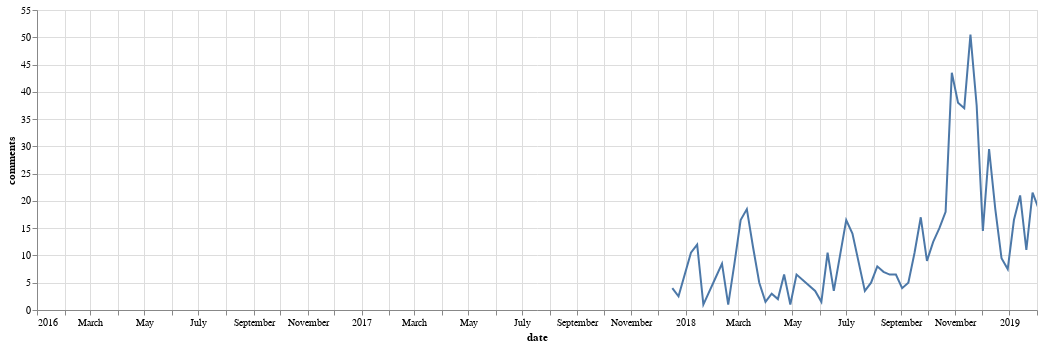

This figure's notebook cell:
### Code cell
# Comment totals over time
all_user_data = user_data.reset_index().groupby('date').sum()['comments'].reset_index()
alt.Chart(data=all_user_data, width=1000).mark_line(clip=True).encode(
    x=alt.X('date', scale=alt.Scale(domain=["2016-01-01", "2019-02-01"])),
    y='comments',
)

### Figure 1 — Vega-Lite specification as saved in the notebook (floating-point values rounded to 4 significant figures)
{"$schema": "https://vega.github.io/schema/vega-lite/v2.6.0.json", "config": {"view": {"height": 300, "width": 400}}, "data": {"name": "data-2cd018729f8e6bb96275db9b23f2b5cf"}, "datasets": {"data-2cd018729f8e6bb96275db9b23f2b5cf": [{"comments": 4.0, "date": "2017-12-17T00:00:00"}, {"comments": 2.5, "date": "2017-12-24T00:00:00"}, {"comments": 10.5, "date": "2018-01-07T00:00:00"}, {"comments": 12.0, "date": "2018-01-14T00:00:00"}, {"comments": 1.0, "date": "2018-01-21T00:00:00"}, {"comments": 6.0, "date": "2018-02-04T00:00:00"}, {"comments": 8.5, "date": "2018-02-11T00:00:00"}, {"comments": 1.0, "date": "2018-02-18T00:00:00"}, {"comments": 8.5, "date": "2018-02-25T00:00:00"}, {"comments": 16.5, "date": "2018-03-04T00:00:00"}, {"comments": 18.5, "date": "2018-03-11T00:00:00"}, {"comments": 11.5, "date": "2018-03-18T00:00:00"}, {"comments": 5.0, "date": "2018-03-25T00:00:00"}, {"comments": 1.5, "date": "2018-04-01T00:00:00"}, {"comments": 3.0, "date": "2018-04-08T00:00:00"}, {"comments": 2.0, "date": "2018-04-15T00:00:00"}, {"comments": 6.5, "date": "2018-04-22T00:00:00"}, {"comments": 1.0, "date": "2018-04-29T00:00:00"}, {"comments": 6.5, "date": "2018-05-06T00:00:00"}, {"comments": 3.5, "date": "2018-05-27T00:00:00"}, {"comments": 1.5, "date": "2018-06-03T00:00:00"}, {"comments": 10.5, "date": "2018-06-10T00:00:00"}, {"comments": 3.5, "date": "2018-06-17T00:00:00"}, {"comments": 16.5, "date": "2018-07-01T00:00:00"}, {"comments": 14.0, "date": "2018-07-08T00:00:00"}, {"comments": 3.5, "date": "2018-07-22T00:00:00"}, {"comments": 5.0, "date": "2018-07-29T00:00:00"}, {"comments": 8.0, "date": "2018-08-05T00:00:00"}, {"comments": 7.0, "date": "2018-08-12T00:00:00"}, {"comments": 6.5, "date": "2018-08-19T00:00:00"}, {"comments": 6.5, "date": "2018-08-26T00:00:00"}, {"comments": 4.0, "date": "2018-09-02T00:00:00"}, {"comments": 5.0, "date": "2018-09-09T00:00:00"}, {"comments": 10.5, "date": "2018-09-16T00:00:00"}, {"comments": 17.0, "date": "2018-09-23T00:00:00"}, {"comments": 9.0, "date": "2018-09-30T00:00:00"}, {"comments": 12.5, "date": "2018-10-07T00:00:00"}, {"comments": 15.0, "date": "2018-10-14T00:00:00"}, {"comments": 18.0, "date": "2018-10-21T00:00:00"}, {"comments": 43.5, "date": "2018-10-28T00:00:00"}, {"comments": 38.0, "date": "2018-11-04T00:00:00"}, {"comments": 37.0, "date": "2018-11-11T00:00:00"}, {"comments": 50.5, "date": "2018-11-18T00:00:00"}, {"comments": 37.5, "date": "2018-11-25T00:00:00"}, {"comments": 14.5, "date": "2018-12-02T00:00:00"}, {"comments": 29.5, "date": "2018-12-09T00:00:00"}, {"comments": 18.5, "date": "2018-12-16T00:00:00"}, {"comments": 9.5, "date": "2018-12-23T00:00:00"}, {"comments": 7.5, "date": "2018-12-30T00:00:00"}, {"comments": 16.5, "date": "2019-01-06T00:00:00"}, {"comments": 21.0, "date": "2019-01-13T00:00:00"}, {"comments": 11.0, "date": "2019-01-20T00:00:00"}, {"comments": 21.5, "date": "2019-01-27T00:00:00"}, {"comments": 18.5, "date": "2019-02-03T00:00:00"}, {"comments": 14.5, "date": "2019-02-10T00:00:00"}, {"comments": 14.0, "date": "2019-02-17T00:00:00"}]}, "encoding": {"x": {"field": "date", "scale": {"domain": ["2016-01-01", "2019-02-01"]}, "type": "temporal"}, "y": {"field": "comments", "type": "quantitative"}}, "mark": {"clip": true, "type": "line"}, "width": 1000}
